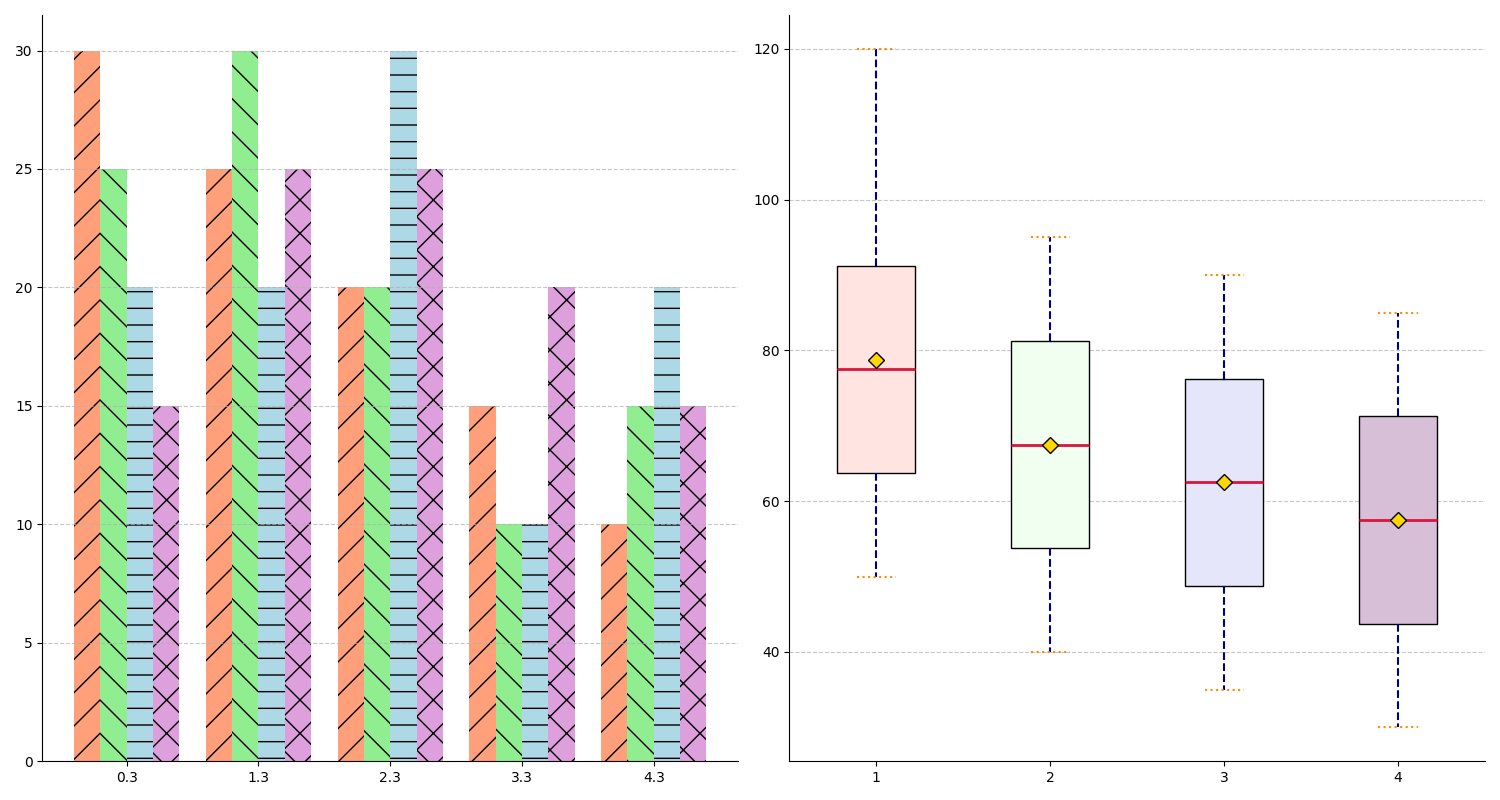

Python code for this plot:
import matplotlib.pyplot as plt
import numpy as np

friends = ['Alice', 'Bob', 'Charlie', 'Diana']
alice_hours = [50, 60, 55, 70, 65, 80, 75, 90, 85, 100, 95, 120]
bob_hours = [40, 45, 50, 55, 60, 65, 70, 75, 80, 85, 90, 95]
charlie_hours = [35, 40, 45, 50, 55, 60, 65, 70, 75, 80, 85, 90]
diana_hours = [30, 35, 40, 45, 50, 55, 60, 65, 70, 75, 80, 85]

genres = ['RPG', 'FPS', 'MOBA', 'Sports', 'Puzzle']
alice_genres = [30, 25, 20, 15, 10]
bob_genres = [25, 30, 20, 10, 15]
charlie_genres = [20, 20, 30, 10, 20]
diana_genres = [15, 25, 25, 20, 15]

fig, (ax1, ax2) = plt.subplots(1, 2, figsize=(15, 8))
colors = ['lightsalmon', 'lightgreen', 'lightblue', 'plum']
X = np.arange(len(genres))
bar_width = 0.2

ax1.bar(X, alice_genres, width=bar_width, color=colors[0], hatch='/')
ax1.bar(X + bar_width, bob_genres, width=bar_width, color=colors[1], hatch='\\')
ax1.bar(X + 2 * bar_width, charlie_genres, width=bar_width, color=colors[2], hatch='-')
ax1.bar(X + 3 * bar_width, diana_genres, width=bar_width, color=colors[3], hatch='x')

ax1.set_xticks(X + 1.5 * bar_width)
# ax1.set_xticklabels(genres)

data = [alice_hours, bob_hours, charlie_hours, diana_hours]
box = ax2.boxplot(data, vert=True, patch_artist=True, showmeans=True)

colors_box = ['mistyrose', 'honeydew', 'lavender', 'thistle']
for i, patch in enumerate(box['boxes']):
    patch.set_facecolor(colors_box[i])

plt.setp(box['whiskers'], color='navy', linestyle='dashed', linewidth=1.5)
plt.setp(box['caps'], color='darkorange', linestyle=':', linewidth=1.5)
plt.setp(box['medians'], color='crimson', linestyle='-', linewidth=2)
plt.setp(box['means'], marker='D', markerfacecolor='gold', markeredgecolor='black', markersize=8)

ax1.grid(axis='y', linestyle='--', alpha=0.7)
ax2.grid(axis='y', linestyle='--', alpha=0.7)
ax1.spines['top'].set_visible(False)
ax1.spines['right'].set_visible(False)
ax2.spines['top'].set_visible(False)
ax2.spines['right'].set_visible(False)

plt.tight_layout()
plt.show()
